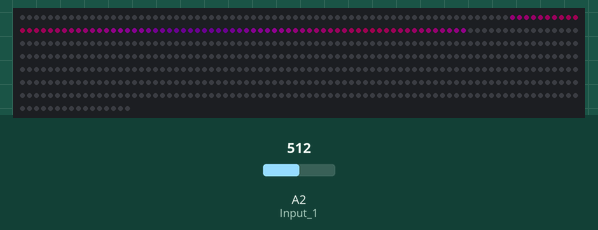
The sketch below on a simulated Arduino Uno, built with avr-gcc and run on an emulated ATmega328P. Parts: 576 RGB LEDs in strip order, left to right, continuing on the next row. The test bench sets the inputs (shaded band); at power-on: A2 (Input_1) = 512. Dim RGB values are drawn brighter than linear.

Above: at 1.2 s.
1.3 s: A2 (Input_1) set to 592
2.8 s: A2 (Input_1) set to 608
At 4.71 s:
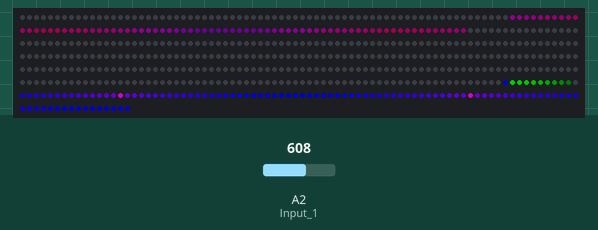
5.4 s: A2 (Input_1) set to 590
At 10.84 s:
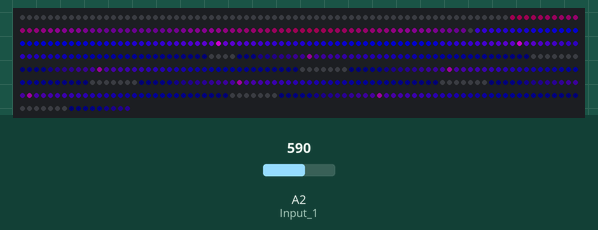
Timing chart, 0 to 12.3 s (numbered marks = the images above; inputs shaded):
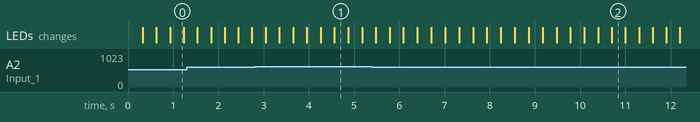

The sketch:

Medium_Pipe_and_Sewers_Top.ino
```cpp
#include <Adafruit_DotStar.h>
#include <SPI.h>

#define DATAPIN 9
#define CLOCKPIN 19
#define NUMPIXELS 576
#define BRIGHTNESS 200


#define Input_2 2
#define Input_1 2

const int Length = 50;
const int StreakLength = 10;
unsigned long CurrentTime;
int StormLevel = 0;

const int UpperSewerStart = 70;
const int UpperSewerEnd = 143;

struct PixelControl {
  bool PooPath;
  bool run;
  bool start;
  int Stream;
  int Pixel;
  int Poo;
  const int End;
  const int Begin;
};

PixelControl PipeOne = {false, false, false,NUMPIXELS,NUMPIXELS + Length,NUMPIXELS + StreakLength,144,NUMPIXELS};
PixelControl PooOne = {false, false, false, 143, 143,143,70,143};
// PixelControl PooTwo = {false, false, false, 20, 20,20, 143,0};

struct Time {
  unsigned long LastTriggered;
  long Duration;
};

Time PipesFrame = {0,13};
Time ToiletWait = {0,50};
Time PipeOnePooWait = {0,60};
Time SewersFrame = {0,10};


int WaveHue[Length];
int StreakHue[StreakLength];
int ColorHue[Length];
int SewerWaveHue[Length];
int LastPixel;
int SewersLastPixel;


Adafruit_DotStar strip(NUMPIXELS, DATAPIN, CLOCKPIN, DOTSTAR_BRG);

void WaveUpdate(){
  for(int x=0; x < Length; x++){
    ColorHue[Length - 1- x]= (150/2)+((150/2) * cos(x * (3.14/Length)));
    WaveHue[x]= (150/2)-((150/2) * sin(x * (3.14/Length)));
    SewerWaveHue[x]= (150/2)-((150/2) * sin(x * (3.14/Length)));

  }

  for(int x=0; x < StreakLength; x++){
    StreakHue[StreakLength - x] = (150/2)+((150/2)*cos(x*(3.14/StreakLength)));
  }

  ColorHue[0] = 0;
}

void setup() {
  strip.begin();
  strip.show();
  strip.setBrightness(BRIGHTNESS);
  Serial.begin(9600);

  pinMode(Input_2,INPUT);
  WaveUpdate();
}

void MediumPipe(){
  if(CurrentTime >= PipesFrame.LastTriggered + PipesFrame.Duration){
    if(analogRead(Input_1) > 600 && PipeOne.run == false){

      if(PipeOne.start == false){
        ToiletWait.LastTriggered = CurrentTime;
        PipeOnePooWait.LastTriggered = CurrentTime;
        PipeOne.start = true;
      }
      else if(CurrentTime >= ToiletWait.LastTriggered + ToiletWait.Duration){
        for(int x = PipeOne.Begin; x > PipeOne.Stream; x--){strip.setPixelColor(x, WaveHue[x -(Length*(x/Length))], 0, 150);}
        if(PipeOne.Stream >= PipeOne.End){PipeOne.Stream--;}
      }
    }

    else if(PipeOne.start == true && CurrentTime >= ToiletWait.LastTriggered + ToiletWait.Duration){
      PipeOne.run = true;

      if(PipeOne.Stream < PipeOne.Begin){
        for(int x = PipeOne.Pixel-Length; x > PipeOne.Stream; x--){strip.setPixelColor(x, WaveHue[x -(Length*(x/Length))], 0, 150);}
        if(PipeOne.Stream > PipeOne.End){PipeOne.Stream--;}
      }

      for(int x = 0; x < Length; x++){
        if(PipeOne.Pixel - x < PipeOne.End){break;}
        else if(PipeOne.Pixel - x >= PipeOne.End){strip.setPixelColor(PipeOne.Pixel - x,((WaveHue[x -(Length*(x/Length))] * ColorHue[x])/150), 0, ColorHue[x]);}
      }
      if(PipeOne.Pixel >= PipeOne.End){PipeOne.Pixel--;}
      else if(PipeOne.Pixel < PipeOne.End){
        PipeOne.PooPath = false;
        PipeOne.run = false;
        PipeOne.start = false;
        PipeOne.Stream = PipeOne.Begin;
        PipeOne.Pixel = PipeOne.Begin + Length;
        PipeOne.Poo = PipeOne.Begin + StreakLength;
        //digitalWrite(Output_1,LOW);
      }
    }

    if(PipeOne.start == true && CurrentTime >= PipeOnePooWait.LastTriggered + PipeOnePooWait.Duration){
      for(int x = 0; x < StreakLength; x++){
        if(PipeOne.Poo - x < PipeOne.End){break;}
        else if(PipeOne.Poo - x >= PipeOne.End){strip.setPixelColor(PipeOne.Poo - x, 0,StreakHue[x],0);}
      }

      if(PipeOne.Poo >= PipeOne.End){PipeOne.Poo--;}
      //else{digitalWrite(Output_1,HIGH);}
    }
  }
}


void UpperSewers(){
  if(CurrentTime >= SewersFrame.LastTriggered + SewersFrame.Duration){
    for(int x = 0; x < 144 - UpperSewerStart; x++){
      //strip.setPixelColor(x+UpperSewerStart,(StormLevel+1)*(SewerWaveHue[x-(Length*(x/Length))]/3)+15,0,20+(StormLevel*40));
      strip.setPixelColor(UpperSewerEnd-x,(StormLevel+1)*(SewerWaveHue[x-(Length*(x/Length))]/3)+15,0,20+(StormLevel*40));
    }

    if(PipeOne.Poo <= PipeOne.End && PipeOne.PooPath == false){
      PipeOne.PooPath = true;
      PooOne.start = true;
    }
    if(PooOne.start == true){
      for(int x = 0; x < StreakLength; x++){
        if(PooOne.Poo -x < PooOne.End){break;}
        else if(PooOne.Poo -x >= PooOne.End){strip.setPixelColor(PooOne.Poo-x, 0, StreakHue[x],0);}
      }

      if(PooOne.Poo > PooOne.End){PooOne.Poo--;}
      else {
        PooOne.Poo = PooOne.Begin;
        PooOne.start = false;
      }
    }

    // if(PooTwo.PooPath == true && PooTwo.run == false){
    //   PooTwo.start = true;
    //   PooTwo.run = true;
    // }
    // if(PooTwo.start == true){
    //   for(int x = 0; x < StreakLength; x++){
    //     if(PooTwo.Poo -x < PooTwo.start){break;}
    //     else if(PooTwo.Poo -x <= PooTwo.End){strip.setPixelColor(PooTwo.Poo-x, 0, StreakHue[StreakLength-1-x],0);}
    //   }

    //   if(PooTwo.Poo < PooTwo.End + StreakLength){PooTwo.Poo++;}
    //   else {
    //     PooTwo.Poo = PooTwo.Begin;
    //     PooTwo.start = false;
    //   }
    // }
  }


}

void loop() {
  CurrentTime = millis();
  MediumPipe();
  UpperSewers();

  // if(digitalRead(Input_2) == LOW){
  //   //PooTwo.PooPath = false;
  //   PooTwo.run = false;
  // }
  // else if(digitalRead(Input_2) == HIGH){PooTwo.PooPath = true;}

  //Serial.println (analogRead(2));
  if(CurrentTime  >= PipesFrame.Duration + PipesFrame.LastTriggered){
    LastPixel = WaveHue[0];
    for(int x = 0; x <= Length -1; x++){
      if(x!=Length -1){WaveHue[x]=WaveHue[x+1];}
      else {WaveHue[x]=LastPixel;}
    }
    PipesFrame.LastTriggered = CurrentTime;
  }

  if(CurrentTime  >= SewersFrame.Duration + SewersFrame.LastTriggered){
    SewersLastPixel = SewerWaveHue[Length-1];
    for(int x = Length; x >= 0; x--){
      if(x!=0){SewerWaveHue[x]=SewerWaveHue[x-1];}
      else {SewerWaveHue[x]=SewersLastPixel;}
    }

    SewersFrame.LastTriggered = CurrentTime;
  }

  strip.show();
}
```

Measured:
- the behaviour switches between 600 and 601 on A2 (Input_1) (found by bisection; images 0 and 1)
- after the input at 2.8 s, the LEDs: first change after 0.24 s (image 1 shows a later state)
